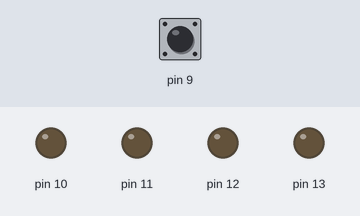
Recording of a sketch running on a simulated Arduino Uno, built with avr-gcc and run on an emulated ATmega328P. Shown: output pins drawn as LEDs (lit = HIGH). The test bench sets the inputs (shaded band); at power-on: pin 9 HIGH.

Above: at 1.2 s.
1.3 s: pin 9 pulled LOW for 0.15 s
At 1.39 s:
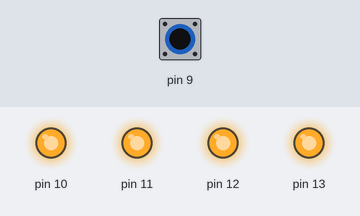
2.9 s: pin 9 pulled LOW for 3.2 s
At 6.5 s:
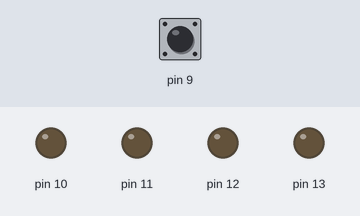
Timing chart, 0 to 8.0 s (numbered marks = the images above; inputs shaded):
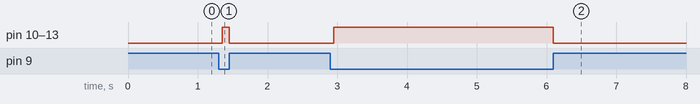

Measured:
- after the input at 1.3 s, pin 10–13: LOW → HIGH after 0.05 s, → LOW 0.10 s later
- after the input at 2.9 s, pin 10–13: LOW → HIGH after 0.05 s, → LOW 3.2 s later

The sketch:

Button-v1.ino
```cpp
//写一个Arduino函数，实现非阻塞的按键消抖。
//这个函数的参数是：按键的引脚号。
//这个函数的原理是：当按键按下时，引脚电平会变为低电平，这时，函数会返回1，否则返回0。
//通过读取button函数状态，切换led灯的开关状态，按一下灯亮起，再按一下灯熄灭，如此往复交替。

int button(int pin)
{
  static int state = 0;
  static unsigned long last_time = 0;
  unsigned long now = millis();
  //如果按键按下，引脚电平变为低电平，否则为高电平。
  int reading = digitalRead(pin);
  if (reading == LOW) {
    if (state == 0) {
      //如果是刚按下，记录下按下的时间。
      last_time = now;
      state = 1;
    } else if (now - last_time >= 50) {
      //如果按键一直按下，且已经超过50ms，才返回1，否则返回0。
      state = 2;
      return 1;
    }
  } else {
    //如果按键松开，状态复位。
    state = 0;
  }
  return 0;
}
// Path: TEMP\Button-v1\Button-v1.ino
void setup()
{
  pinMode(13, OUTPUT);
  pinMode(12, OUTPUT);
  pinMode(11, OUTPUT);
  pinMode(10, OUTPUT);
  pinMode(9, INPUT_PULLUP);
}
// Path: TEMP\Button-v1\Button-v1.ino
void loop()
{
  //如果按键按下，就点亮LED。
  if (button(9)) {
    digitalWrite(13, HIGH);
    digitalWrite(12, HIGH);
    digitalWrite(11, HIGH);
    digitalWrite(10, HIGH);
  } else {
    digitalWrite(13, LOW);
    digitalWrite(12, LOW);
    digitalWrite(11, LOW);
    digitalWrite(10, LOW);
  }
}
```
